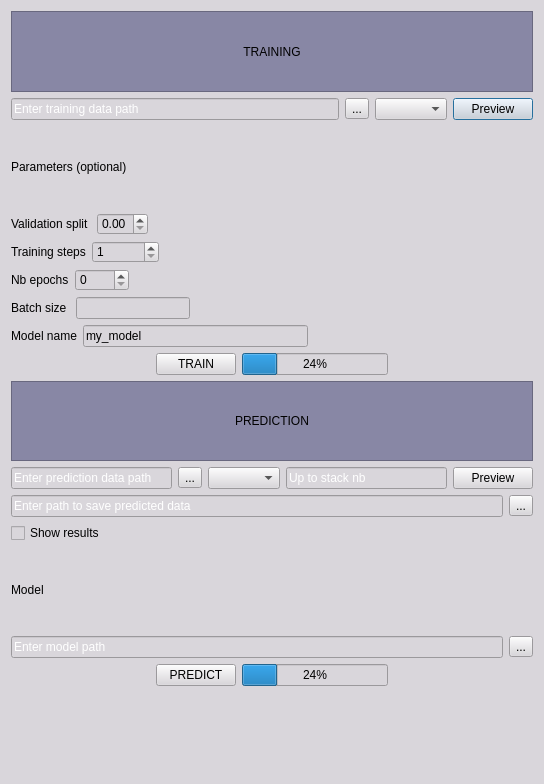
<?xml version="1.0" encoding="UTF-8"?>
<ui version="4.0">
 <class>Window</class>
 <widget class="QDialog" name="Window">
  <property name="geometry">
   <rect>
    <x>0</x>
    <y>0</y>
    <width>544</width>
    <height>784</height>
   </rect>
  </property>
  <property name="windowTitle">
   <string>CARE denoising</string>
  </property>
  <property name="windowOpacity">
   <double>1.000000000000000</double>
  </property>
  <property name="autoFillBackground">
   <bool>false</bool>
  </property>
  <property name="styleSheet">
   <string notr="true">background-color: rgb(217, 214, 219);

</string>
  </property>
  <property name="modal">
   <bool>false</bool>
  </property>
  <layout class="QHBoxLayout" name="horizontalLayout_6">
   <item>
    <layout class="QVBoxLayout" name="verticalLayout">
     <item>
      <widget class="QLabel" name="label_Tr">
       <property name="styleSheet">
        <string notr="true">background-color: rgb(136, 135, 165);</string>
       </property>
       <property name="frameShape">
        <enum>QFrame::StyledPanel</enum>
       </property>
       <property name="text">
        <string>TRAINING</string>
       </property>
       <property name="textFormat">
        <enum>Qt::PlainText</enum>
       </property>
       <property name="alignment">
        <set>Qt::AlignCenter</set>
       </property>
      </widget>
     </item>
     <item>
      <layout class="QHBoxLayout" name="horizontalLayout_3">
       <item>
        <widget class="QLineEdit" name="lineEdit_TrPath">
         <property name="styleSheet">
          <string notr="true">color: rgb(255, 255, 255);</string>
         </property>
         <property name="text">
          <string>Enter training data path</string>
         </property>
        </widget>
       </item>
       <item>
        <widget class="QToolButton" name="toolButton_TrPath">
         <property name="text">
          <string>...</string>
         </property>
        </widget>
       </item>
       <item>
        <widget class="QComboBox" name="comboBoxTr">
         <property name="currentIndex">
          <number>-1</number>
         </property>
         <property name="maxVisibleItems">
          <number>2</number>
         </property>
        </widget>
       </item>
       <item>
        <widget class="QPushButton" name="pushButton_TrPreview">
         <property name="text">
          <string>Preview</string>
         </property>
        </widget>
       </item>
      </layout>
     </item>
     <item>
      <widget class="QLabel" name="label_Param">
       <property name="text">
        <string>Parameters (optional)</string>
       </property>
      </widget>
     </item>
     <item>
      <layout class="QHBoxLayout" name="horizontalLayout_7">
       <item>
        <widget class="QLabel" name="label_ValSplit">
         <property name="text">
          <string>Validation split </string>
         </property>
        </widget>
       </item>
       <item>
        <widget class="QDoubleSpinBox" name="doubleSpinBoxTr">
         <property name="maximum">
          <double>1.000000000000000</double>
         </property>
         <property name="singleStep">
          <double>0.100000000000000</double>
         </property>
        </widget>
       </item>
       <item>
        <spacer name="horizontalSpacer_5">
         <property name="orientation">
          <enum>Qt::Horizontal</enum>
         </property>
         <property name="sizeHint" stdset="0">
          <size>
           <width>40</width>
           <height>20</height>
          </size>
         </property>
        </spacer>
       </item>
      </layout>
     </item>
     <item>
      <layout class="QHBoxLayout" name="horizontalLayout_8">
       <item>
        <widget class="QLabel" name="label_TrSteps">
         <property name="text">
          <string>Training steps</string>
         </property>
        </widget>
       </item>
       <item>
        <widget class="QSpinBox" name="spinBox_TrSteps">
         <property name="minimum">
          <number>1</number>
         </property>
         <property name="maximum">
          <number>100000</number>
         </property>
         <property name="singleStep">
          <number>100</number>
         </property>
        </widget>
       </item>
       <item>
        <spacer name="horizontalSpacer_6">
         <property name="orientation">
          <enum>Qt::Horizontal</enum>
         </property>
         <property name="sizeHint" stdset="0">
          <size>
           <width>40</width>
           <height>20</height>
          </size>
         </property>
        </spacer>
       </item>
      </layout>
     </item>
     <item>
      <layout class="QHBoxLayout" name="horizontalLayout_9">
       <item>
        <widget class="QLabel" name="label_NbEpochs">
         <property name="text">
          <string>Nb epochs</string>
         </property>
        </widget>
       </item>
       <item>
        <widget class="QSpinBox" name="spinBox_NbEpochs">
         <property name="maximum">
          <number>1000</number>
         </property>
        </widget>
       </item>
       <item>
        <spacer name="horizontalSpacer_7">
         <property name="orientation">
          <enum>Qt::Horizontal</enum>
         </property>
         <property name="sizeHint" stdset="0">
          <size>
           <width>40</width>
           <height>20</height>
          </size>
         </property>
        </spacer>
       </item>
      </layout>
     </item>
     <item>
      <layout class="QHBoxLayout" name="horizontalLayout_14">
       <item>
        <widget class="QLabel" name="label_BatchSize">
         <property name="text">
          <string>Batch size </string>
         </property>
        </widget>
       </item>
       <item>
        <widget class="QLineEdit" name="lineEdit_BatchSize"/>
       </item>
       <item>
        <spacer name="horizontalSpacer_9">
         <property name="orientation">
          <enum>Qt::Horizontal</enum>
         </property>
         <property name="sizeHint" stdset="0">
          <size>
           <width>40</width>
           <height>20</height>
          </size>
         </property>
        </spacer>
       </item>
       <item>
        <spacer name="horizontalSpacer_10">
         <property name="orientation">
          <enum>Qt::Horizontal</enum>
         </property>
         <property name="sizeHint" stdset="0">
          <size>
           <width>40</width>
           <height>20</height>
          </size>
         </property>
        </spacer>
       </item>
       <item>
        <spacer name="horizontalSpacer_11">
         <property name="orientation">
          <enum>Qt::Horizontal</enum>
         </property>
         <property name="sizeHint" stdset="0">
          <size>
           <width>40</width>
           <height>20</height>
          </size>
         </property>
        </spacer>
       </item>
      </layout>
     </item>
     <item>
      <layout class="QVBoxLayout" name="verticalLayout_2">
       <item>
        <layout class="QHBoxLayout" name="horizontalLayout_10">
         <item>
          <widget class="QLabel" name="label_modelName">
           <property name="text">
            <string>Model name</string>
           </property>
          </widget>
         </item>
         <item>
          <widget class="QLineEdit" name="lineEdit_modelName">
           <property name="text">
            <string>my_model</string>
           </property>
          </widget>
         </item>
         <item>
          <spacer name="horizontalSpacer_8">
           <property name="orientation">
            <enum>Qt::Horizontal</enum>
           </property>
           <property name="sizeHint" stdset="0">
            <size>
             <width>40</width>
             <height>20</height>
            </size>
           </property>
          </spacer>
         </item>
        </layout>
       </item>
      </layout>
     </item>
     <item>
      <layout class="QHBoxLayout" name="horizontalLayout_5">
       <item>
        <spacer name="horizontalSpacer_3">
         <property name="orientation">
          <enum>Qt::Horizontal</enum>
         </property>
         <property name="sizeHint" stdset="0">
          <size>
           <width>40</width>
           <height>20</height>
          </size>
         </property>
        </spacer>
       </item>
       <item>
        <widget class="QPushButton" name="pushButtonTr">
         <property name="text">
          <string>TRAIN</string>
         </property>
        </widget>
       </item>
       <item>
        <widget class="QProgressBar" name="progressBar_Tr">
         <property name="value">
          <number>24</number>
         </property>
        </widget>
       </item>
       <item>
        <spacer name="horizontalSpacer_4">
         <property name="orientation">
          <enum>Qt::Horizontal</enum>
         </property>
         <property name="sizeHint" stdset="0">
          <size>
           <width>40</width>
           <height>20</height>
          </size>
         </property>
        </spacer>
       </item>
      </layout>
     </item>
     <item>
      <widget class="QLabel" name="label_Pred">
       <property name="styleSheet">
        <string notr="true">background-color: rgb(136, 135, 165);</string>
       </property>
       <property name="frameShape">
        <enum>QFrame::StyledPanel</enum>
       </property>
       <property name="text">
        <string>PREDICTION</string>
       </property>
       <property name="textFormat">
        <enum>Qt::PlainText</enum>
       </property>
       <property name="scaledContents">
        <bool>false</bool>
       </property>
       <property name="alignment">
        <set>Qt::AlignCenter</set>
       </property>
      </widget>
     </item>
     <item>
      <layout class="QHBoxLayout" name="horizontalLayout_2">
       <item>
        <widget class="QLineEdit" name="lineEdit_PredPath">
         <property name="styleSheet">
          <string notr="true">color: rgb(255, 255, 255);</string>
         </property>
         <property name="text">
          <string>Enter prediction data path</string>
         </property>
        </widget>
       </item>
       <item>
        <widget class="QToolButton" name="toolButtonPredPath">
         <property name="text">
          <string>...</string>
         </property>
        </widget>
       </item>
       <item>
        <widget class="QComboBox" name="comboBoxSelect"/>
       </item>
       <item>
        <widget class="QLineEdit" name="lineEditStack">
         <property name="styleSheet">
          <string notr="true">color: rgb(255, 255, 255);</string>
         </property>
         <property name="text">
          <string>Up to stack nb</string>
         </property>
        </widget>
       </item>
       <item>
        <widget class="QPushButton" name="pushButton_PredPreview">
         <property name="text">
          <string>Preview</string>
         </property>
        </widget>
       </item>
      </layout>
     </item>
     <item>
      <layout class="QHBoxLayout" name="horizontalLayout_13">
       <item>
        <widget class="QLineEdit" name="lineEdit_PredictedPath">
         <property name="styleSheet">
          <string notr="true">color: rgb(255, 255, 255);</string>
         </property>
         <property name="text">
          <string>Enter path to save predicted data</string>
         </property>
        </widget>
       </item>
       <item>
        <widget class="QToolButton" name="toolButton_PredictedPath">
         <property name="text">
          <string>...</string>
         </property>
        </widget>
       </item>
      </layout>
     </item>
     <item>
      <layout class="QHBoxLayout" name="horizontalLayout_15">
       <item>
        <widget class="QCheckBox" name="checkBox_ShowRes">
         <property name="text">
          <string>Show results</string>
         </property>
        </widget>
       </item>
      </layout>
     </item>
     <item>
      <widget class="QLabel" name="label_Model">
       <property name="text">
        <string>Model</string>
       </property>
      </widget>
     </item>
     <item>
      <layout class="QHBoxLayout" name="horizontalLayout">
       <item>
        <widget class="QLineEdit" name="lineEdit_ModPath">
         <property name="styleSheet">
          <string notr="true">color: rgb(255, 255, 255);</string>
         </property>
         <property name="text">
          <string>Enter model path</string>
         </property>
        </widget>
       </item>
       <item>
        <widget class="QToolButton" name="toolButton_ModPath">
         <property name="text">
          <string>...</string>
         </property>
        </widget>
       </item>
      </layout>
     </item>
     <item>
      <layout class="QHBoxLayout" name="horizontalLayout_4">
       <item>
        <spacer name="horizontalSpacer_2">
         <property name="orientation">
          <enum>Qt::Horizontal</enum>
         </property>
         <property name="sizeHint" stdset="0">
          <size>
           <width>40</width>
           <height>20</height>
          </size>
         </property>
        </spacer>
       </item>
       <item>
        <widget class="QPushButton" name="pushButton_Pred">
         <property name="text">
          <string>PREDICT</string>
         </property>
        </widget>
       </item>
       <item>
        <widget class="QProgressBar" name="progressBar_Pred">
         <property name="value">
          <number>24</number>
         </property>
        </widget>
       </item>
       <item>
        <spacer name="horizontalSpacer">
         <property name="orientation">
          <enum>Qt::Horizontal</enum>
         </property>
         <property name="sizeHint" stdset="0">
          <size>
           <width>40</width>
           <height>20</height>
          </size>
         </property>
        </spacer>
       </item>
      </layout>
     </item>
     <item>
      <widget class="QLabel" name="label_Image">
       <property name="styleSheet">
        <string notr="true">image: url(:/newPrefix/wehi_logo.png);</string>
       </property>
       <property name="text">
        <string/>
       </property>
      </widget>
     </item>
    </layout>
   </item>
  </layout>
 </widget>
 <resources>
  <include location="source.qrc"/>
 </resources>
 <connections/>
</ui>
